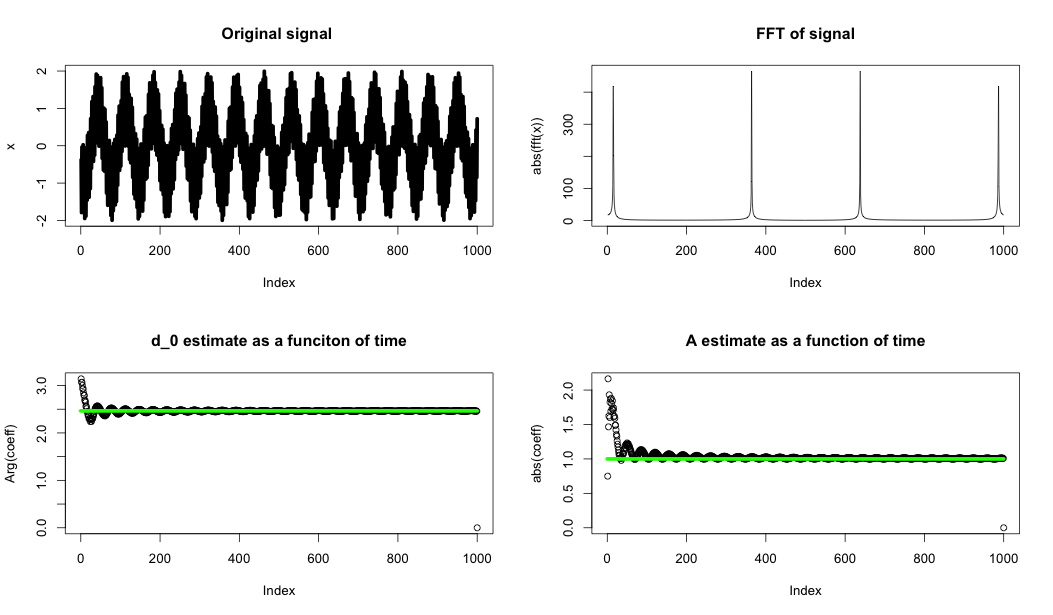

Here is the R script that generated this plot:
    #30846
    
    A <- 1
    omega_0 <- 2*pi*0.0143298579849
    d_0 <- 2*pi*0.39238798235
    
    B <- 1 
    omega_2 <- 2*pi*0.363209429
    d_2 <- 2*pi*0.1835934324
    
    T <- 1000
    t <- seq(0,T-1)
    
    x <- A*cos(omega_0*t + d_0) + B*cos(omega_2*t + d_2)
    
    analytic <- function(x)
    {
      hilb <- c(1, rep(2, T-2), rep(0,T+1))
      ana <- fft(hilb*fft(c(x, rep(0,T))), inverse=TRUE)/T/2
      return (ana[1:T])
    }
    
    z <- analytic(x)
    exponential <- exp(-1i*omega_0*t)
    
    coeff <- rep(0,T)
    for (time in t)
    {
      coeff[time] <- 2*sum(exponential[1:time]*x[1:time])/time
    }
    
    par(mfrow=c(2,2))
    plot(x,type="l", lwd=5)
    #lines(Re(z), col="red")
    title('Original signal ')
    
    plot(abs(fft(x)), type="l")
    title("FFT of signal")
    
    plot(Arg(coeff))
    lines(c(0,T), c(d_0,d_0), col="green", lwd=5)
    title("d_0 estimate as a funciton of time")
    
    plot(abs(coeff))
    lines(c(0,T), c(A,A), col="green", lwd=5);
    title("A estimate as a function of time")
